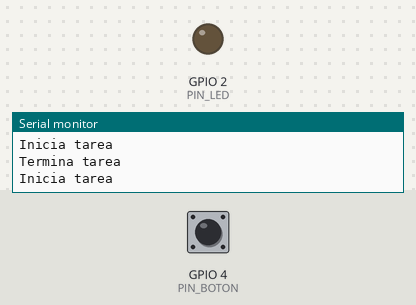
Recording of a sketch running on a simulated ESP32. Shown: output pins drawn as LEDs (lit = HIGH), the last lines printed to the serial monitor. The test bench sets the inputs (shaded band); at power-on: GPIO 4 (PIN_BOTON) HIGH.

Above: at 1.2 s.
1.3 s: GPIO 4 (PIN_BOTON) pulled LOW for 0.15 s
At 2.3 s:
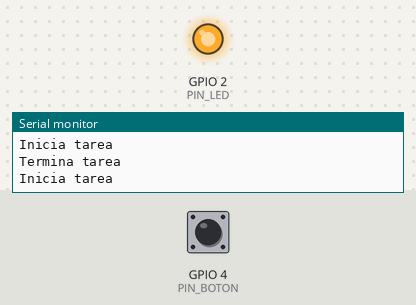
2.9 s: GPIO 4 (PIN_BOTON) pulled LOW for 1 s
At 3.5 s:
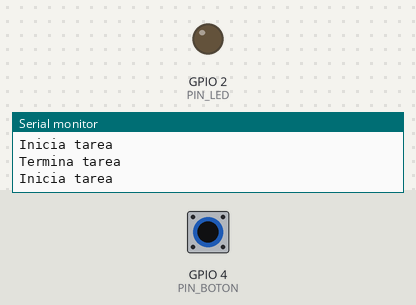
5.4 s: GPIO 4 (PIN_BOTON) pulled LOW for 3.2 s
At 6.6 s:
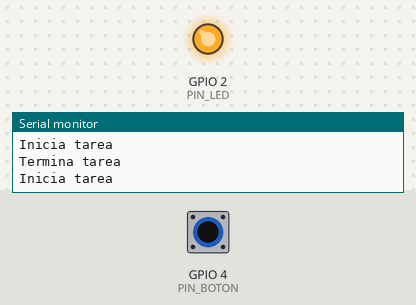
Timing chart, 0 to 8.4 s (numbered marks = the images above; inputs shaded):
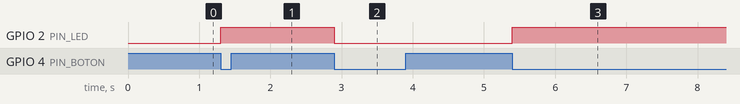

The sketch:

botonLedInt.ino
```cpp
/*
* botonLedInt.ino
*
* Este programa hace que el led de status del microcontrolador
* ESP32 DEVKIT DOIT de 30 pines o un LED conectado al pin 2,
* cambie de estado (de apagado a prendido o viceversa) cada
* vez que se presiona el interruptor de botón.
*
* Uno de los polos del interruptor de botón está conectado
* al pin 4 y el otro al pin 3.3V. Hay una resistencia de
* 10 KOhm entre tierra y el pin 4.
*
* Entre checadas del estado del boton, suponemos que el
* microcontrolador ESP32 realiza una tarea que le lleva
* TIEMPO_TAREA ms.
*
* Si se presiona el boton se genera una interrupcion
*
* Debido al rebote del boton, se puede generar varias veces la
* interrupcion del boton y el estado del LED no quedar en el
* valor deseado. Para evitar eso, la rutina de atencion a la
* interrupcion elimina las falsas interrupciones debido al
* rebote del boton
*
* No usa la funcion delay(). En lugar de ello utiliza la
* biblioteca NoDelay. Esto permite que otro codigo ejecute al
* mismo tiempo que se encuentra en el periodo de espera.
*/
#include <NoDelay.h>
// Pin a la que esta conectado el interruptor, GPIO4
const unsigned int PIN_BOTON = 4;
// Pin a la que esta conectado el LED, GPIO2
const unsigned int PIN_LED = 2;
// Duracion en ms de la tarea que ejecuta el Microcontrolador ESP32
const long TIEMPO_TAREA = 1000;
// Intervalo en que el rebote se acaba
const long INTER_REBOTE = 250;
// Velocidad de transmisión del puerto serie
const unsigned int BAUD_RATE = 115200;
// Define los posibles estados del LED
typedef enum {
LED_APAGADO,
LED_ENCENDIDO
} estadoLed;
// Variable que guarda el estado del LED
volatile estadoLed edoLed;
// Almacena la hora en la que se genero la ultima interrupcion
volatile unsigned long lapsoIntAnterior = 0;
// Crea una instancia de la clase noDelay
// que determina si han transcurrido TIEMPO_TAREA ms
noDelay pausa(TIEMPO_TAREA);
void IRAM_ATTR botonIsr();
void setup() {
// Establece el pin PIN_LED (GPIO2) como de salida.
pinMode(PIN_LED,OUTPUT);
// Establece el pin PIN_BOTON (GPIO4) como de entrada.
pinMode(PIN_BOTON, INPUT);
// Establece la velocidad de transmisión del puerto serie al
// valor BAUD_RATE
Serial.begin(BAUD_RATE);
// Instala la rutina de atención llamada botonIsr al evento
// de un cambio de HIGH a LOW en el pin PIN_BOTON (GPIO4)
attachInterrupt(PIN_BOTON, botonIsr, FALLING);
// Establece el estado inicial del LED
edoLed = LED_APAGADO;
// Apaga el LED
digitalWrite(PIN_LED, LOW);
// Inicializa la tarea simulada
Serial.println("Inicia tarea");
}
void loop() {
// Verifica si ss termino de ejecutar la tarea
if (pausa.update()) {
Serial.println("Termina tarea");
Serial.println("Inicia tarea");
}
}
/*
* Esta funcion es la rutina de atencion a la interrupcion
* generada cuando el pin conectado al boton cambia de estado
* de HIGH a LOW.
*/
void IRAM_ATTR botonIsr() {
// Si se presiono el boton conectado al pin PIN_BOTON (GPIO4),
// Obtiene la hora actual
unsigned long lapsoIntActual = millis();
// Si transcurrio el tiempo suficiente para que se
// elimine el ruido de conmutacion
if(lapsoIntActual - lapsoIntAnterior >= INTER_REBOTE) {
// Prender/apagar el LED
switch(edoLed) {
case LED_APAGADO:
// Enciende el LED
digitalWrite(PIN_LED, HIGH);
// Actualiza la variable que guarda el estado del
// LED
edoLed = LED_ENCENDIDO;
break;
case LED_ENCENDIDO:
// Apaga el LED
digitalWrite(PIN_LED, LOW);
// Actualiza la variable que guarda el estado del
// LED
edoLed = LED_APAGADO;
}
lapsoIntAnterior = lapsoIntActual;
}
}
```

Measured:
- after the input at 1.3 s, GPIO 2 (PIN_LED): LOW → HIGH at once
- after the input at 2.9 s, GPIO 2 (PIN_LED): HIGH → LOW at once
- after the input at 5.4 s, GPIO 2 (PIN_LED): LOW → HIGH at once
